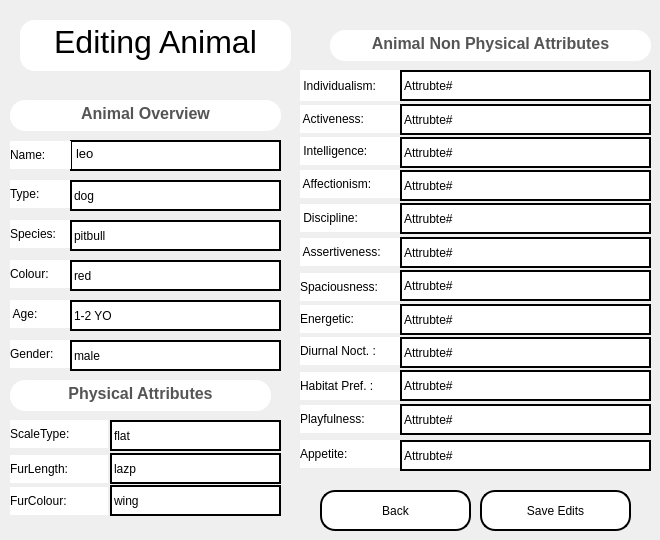
       <widget class="QWidget" name="detailsPage">
        <widget class="QGroupBox" name="animalInfoDetailsBox">
         <property name="geometry">
          <rect>
           <x>10</x>
           <y>120</y>
           <width>281</width>
           <height>261</height>
          </rect>
         </property>
         <property name="styleSheet">
          <string notr="true">border:none</string>
         </property>
         <property name="title">
          <string/>
         </property>
         <widget class="QTextEdit" name="animalNameDetail">
          <property name="geometry">
           <rect>
            <x>60</x>
            <y>20</y>
            <width>211</width>
            <height>31</height>
           </rect>
          </property>
          <property name="styleSheet">
           <string notr="true">#animalNameDetail{

	background:white;
	border: 2px solid black;
}</string>
          </property>
          <property name="readOnly">
           <bool>true</bool>
          </property>
          <property name="html">
           <string>&lt;!DOCTYPE HTML PUBLIC &quot;-//W3C//DTD HTML 4.0//EN&quot; &quot;http://www.w3.org/TR/REC-html40/strict.dtd&quot;&gt;
&lt;html&gt;&lt;head&gt;&lt;meta name=&quot;qrichtext&quot; content=&quot;1&quot; /&gt;&lt;style type=&quot;text/css&quot;&gt;
p, li { white-space: pre-wrap; }
&lt;/style&gt;&lt;/head&gt;&lt;body style=&quot; font-family:'Sans'; font-size:10pt; font-weight:400; font-style:normal;&quot;&gt;
&lt;p style=&quot; margin-top:0px; margin-bottom:0px; margin-left:0px; margin-right:0px; -qt-block-indent:0; text-indent:0px;&quot;&gt;leo&lt;/p&gt;&lt;/body&gt;&lt;/html&gt;</string>
          </property>
         </widget>
         <widget class="QLabel" name="nameAnimalDetailLabel">
          <property name="geometry">
           <rect>
            <x>0</x>
            <y>21</y>
            <width>61</width>
            <height>28</height>
           </rect>
          </property>
          <property name="styleSheet">
           <string notr="true">background: white;

</string>
          </property>
          <property name="text">
           <string>Name:</string>
          </property>
         </widget>
         <widget class="QLabel" name="animalTypeDetailLabel">
          <property name="geometry">
           <rect>
            <x>0</x>
            <y>60</y>
            <width>61</width>
            <height>28</height>
           </rect>
          </property>
          <property name="styleSheet">
           <string notr="true">background: white;

</string>
          </property>
          <property name="text">
           <string>Type:</string>
          </property>
         </widget>
         <widget class="QLabel" name="animalSpeciesDetailLabel">
          <property name="geometry">
           <rect>
            <x>0</x>
            <y>100</y>
            <width>61</width>
            <height>28</height>
           </rect>
          </property>
          <property name="styleSheet">
           <string notr="true">background: white;

</string>
          </property>
          <property name="text">
           <string>Species:</string>
          </property>
         </widget>
         <widget class="QLabel" name="animalColourDetailLabel">
          <property name="geometry">
           <rect>
            <x>0</x>
            <y>140</y>
            <width>61</width>
            <height>28</height>
           </rect>
          </property>
          <property name="styleSheet">
           <string notr="true">background: white;

</string>
          </property>
          <property name="text">
           <string>Colour:</string>
          </property>
         </widget>
         <widget class="QLabel" name="animalAgeDetailLabel">
          <property name="geometry">
           <rect>
            <x>0</x>
            <y>180</y>
            <width>61</width>
            <height>28</height>
           </rect>
          </property>
          <property name="styleSheet">
           <string notr="true">background: white;

</string>
          </property>
          <property name="text">
           <string> Age:</string>
          </property>
         </widget>
         <widget class="QLabel" name="animalGenderDetailLabel">
          <property name="geometry">
           <rect>
            <x>0</x>
            <y>220</y>
            <width>61</width>
            <height>28</height>
           </rect>
          </property>
          <property name="styleSheet">
           <string notr="true">background: white;

</string>
          </property>
          <property name="text">
           <string>Gender:</string>
          </property>
         </widget>
         <widget class="QLineEdit" name="animalColourDetail">
          <property name="geometry">
           <rect>
            <x>60</x>
            <y>140</y>
            <width>211</width>
            <height>31</height>
           </rect>
          </property>
          <property name="styleSheet">
           <string notr="true">#animalColourDetail{

	background:white;
	border: 2px solid black;
}</string>
          </property>
          <property name="text">
           <string>red</string>
          </property>
         </widget>
         <widget class="QLineEdit" name="animalTypeDetail">
          <property name="geometry">
           <rect>
            <x>60</x>
            <y>60</y>
            <width>211</width>
            <height>31</height>
           </rect>
          </property>
          <property name="styleSheet">
           <string notr="true">#animalTypeDetail{

	background:white;
	border: 2px solid black;
}</string>
          </property>
          <property name="text">
           <string>dog</string>
          </property>
         </widget>
         <widget class="QLineEdit" name="animalSpeciesDetail">
          <property name="geometry">
           <rect>
            <x>60</x>
            <y>100</y>
            <width>211</width>
            <height>31</height>
           </rect>
          </property>
          <property name="styleSheet">
           <string notr="true">#animalSpeciesDetail{

	background:white;
	border: 2px solid black;
}</string>
          </property>
          <property name="text">
           <string>pitbull</string>
          </property>
         </widget>
         <widget class="QLineEdit" name="animalAgeDetail">
          <property name="geometry">
           <rect>
            <x>60</x>
            <y>180</y>
            <width>211</width>
            <height>31</height>
           </rect>
          </property>
          <property name="styleSheet">
           <string notr="true">#animalAgeDetail{

	background:white;
	border: 2px solid black;
}</string>
          </property>
          <property name="text">
           <string>1-2 YO</string>
          </property>
         </widget>
         <widget class="QLineEdit" name="animalGenderDetail">
          <property name="geometry">
           <rect>
            <x>60</x>
            <y>220</y>
            <width>211</width>
            <height>31</height>
           </rect>
          </property>
          <property name="styleSheet">
           <string notr="true">#animalGenderDetail{

	background:white;
	border: 2px solid black;
}</string>
          </property>
          <property name="text">
           <string>male</string>
          </property>
         </widget>
        </widget>
        <widget class="QGroupBox" name="animalPhysicalAttrBox">
         <property name="geometry">
          <rect>
           <x>10</x>
           <y>380</y>
           <width>281</width>
           <height>141</height>
          </rect>
         </property>
         <property name="styleSheet">
          <string notr="true">border:none</string>
         </property>
         <property name="title">
          <string/>
         </property>
         <widget class="QTextBrowser" name="animalHeadLineAttrbView">
          <property name="geometry">
           <rect>
            <x>0</x>
            <y>0</y>
            <width>261</width>
            <height>31</height>
           </rect>
          </property>
          <property name="styleSheet">
           <string notr="true">border: none;
background: white;
border-radius:15px;</string>
          </property>
          <property name="html">
           <string>&lt;!DOCTYPE HTML PUBLIC &quot;-//W3C//DTD HTML 4.0//EN&quot; &quot;http://www.w3.org/TR/REC-html40/strict.dtd&quot;&gt;
&lt;html&gt;&lt;head&gt;&lt;meta name=&quot;qrichtext&quot; content=&quot;1&quot; /&gt;&lt;style type=&quot;text/css&quot;&gt;
p, li { white-space: pre-wrap; }
&lt;/style&gt;&lt;/head&gt;&lt;body style=&quot; font-family:'Sans'; font-size:10pt; font-weight:400; font-style:normal;&quot;&gt;
&lt;p align=&quot;center&quot; style=&quot; margin-top:0px; margin-bottom:0px; margin-left:0px; margin-right:0px; -qt-block-indent:0; text-indent:0px;&quot;&gt;&lt;span style=&quot; font-size:12pt; font-weight:600; color:#555555;&quot;&gt;Physical Attributes&lt;/span&gt;&lt;/p&gt;&lt;/body&gt;&lt;/html&gt;</string>
          </property>
         </widget>
         <widget class="QLabel" name="beakColourLabel">
          <property name="geometry">
           <rect>
            <x>0</x>
            <y>107</y>
            <width>98</width>
            <height>28</height>
           </rect>
          </property>
          <property name="styleSheet">
           <string notr="true">background: white;

</string>
          </property>
          <property name="text">
           <string>BeakColour:</string>
          </property>
         </widget>
         <widget class="QLabel" name="bodyLengthLabel">
          <property name="geometry">
           <rect>
            <x>0</x>
            <y>107</y>
            <width>98</width>
            <height>28</height>
           </rect>
          </property>
          <property name="styleSheet">
           <string notr="true">background: white;

</string>
          </property>
          <property name="text">
           <string>BodyLength:</string>
          </property>
         </widget>
         <widget class="QLabel" name="furColourLabel">
          <property name="geometry">
           <rect>
            <x>0</x>
            <y>107</y>
            <width>98</width>
            <height>28</height>
           </rect>
          </property>
          <property name="styleSheet">
           <string notr="true">background: white;

</string>
          </property>
          <property name="text">
           <string>FurColour:</string>
          </property>
         </widget>
         <widget class="QLabel" name="beakLengthLabel">
          <property name="geometry">
           <rect>
            <x>0</x>
            <y>40</y>
            <width>98</width>
            <height>28</height>
           </rect>
          </property>
          <property name="styleSheet">
           <string notr="true">background: white;

</string>
          </property>
          <property name="text">
           <string>BeakLength:</string>
          </property>
         </widget>
         <widget class="QLabel" name="buildLabel">
          <property name="geometry">
           <rect>
            <x>0</x>
            <y>40</y>
            <width>98</width>
            <height>28</height>
           </rect>
          </property>
          <property name="styleSheet">
           <string notr="true">background: white;

</string>
          </property>
          <property name="text">
           <string>Build:</string>
          </property>
         </widget>
         <widget class="QLabel" name="finnsizeLabel">
          <property name="geometry">
           <rect>
            <x>0</x>
            <y>40</y>
            <width>98</width>
            <height>28</height>
           </rect>
          </property>
          <property name="styleSheet">
           <string notr="true">background: white;

</string>
          </property>
          <property name="text">
           <string>FinnSize:</string>
          </property>
         </widget>
         <widget class="QLabel" name="scaleTypeLabel">
          <property name="geometry">
           <rect>
            <x>0</x>
            <y>40</y>
            <width>98</width>
            <height>28</height>
           </rect>
          </property>
          <property name="styleSheet">
           <string notr="true">background: white;

</string>
          </property>
          <property name="text">
           <string>ScaleType:</string>
          </property>
         </widget>
         <widget class="QLabel" name="bodyPatternLabel">
          <property name="geometry">
           <rect>
            <x>0</x>
            <y>75</y>
            <width>98</width>
            <height>28</height>
           </rect>
          </property>
          <property name="styleSheet">
           <string notr="true">background: white;

</string>
          </property>
          <property name="text">
           <string>BodyPattern:</string>
          </property>
         </widget>
         <widget class="QLabel" name="wingSpanLabel">
          <property name="geometry">
           <rect>
            <x>0</x>
            <y>75</y>
            <width>98</width>
            <height>28</height>
           </rect>
          </property>
          <property name="styleSheet">
           <string notr="true">background: white;

</string>
          </property>
          <property name="text">
           <string>WingSpan:</string>
          </property>
         </widget>
         <widget class="QLabel" name="furLengthLabel">
          <property name="geometry">
           <rect>
            <x>0</x>
            <y>75</y>
            <width>98</width>
            <height>28</height>
           </rect>
          </property>
          <property name="styleSheet">
           <string notr="true">background: white;

</string>
          </property>
          <property name="text">
           <string>FurLength:</string>
          </property>
         </widget>
         <widget class="QLineEdit" name="animalAttributeOneField">
          <property name="geometry">
           <rect>
            <x>100</x>
            <y>40</y>
            <width>171</width>
            <height>31</height>
           </rect>
          </property>
          <property name="styleSheet">
           <string notr="true">#animalAttributeOneField{

	background:white;
	border: 2px solid black;
}</string>
          </property>
          <property name="text">
           <string>flat</string>
          </property>
         </widget>
         <widget class="QLineEdit" name="animalAttributeTwoField">
          <property name="geometry">
           <rect>
            <x>100</x>
            <y>73</y>
            <width>171</width>
            <height>31</height>
           </rect>
          </property>
          <property name="styleSheet">
           <string notr="true">#animalAttributeTwoField{

	background:white;
	border: 2px solid black;
}</string>
          </property>
          <property name="text">
           <string>lazp</string>
          </property>
         </widget>
         <widget class="QLineEdit" name="animalAttributeThreeField">
          <property name="geometry">
           <rect>
            <x>100</x>
            <y>105</y>
            <width>171</width>
            <height>31</height>
           </rect>
          </property>
          <property name="styleSheet">
           <string notr="true">#animalAttributeThreeField{

	background:white;
	border: 2px solid black;
}</string>
          </property>
          <property name="text">
           <string>wing</string>
          </property>
         </widget>
        </widget>
        <widget class="QGroupBox" name="animalNonPhysicalAttrBox">
         <property name="geometry">
          <rect>
           <x>290</x>
           <y>60</y>
           <width>361</width>
           <height>421</height>
          </rect>
         </property>
         <property name="styleSheet">
          <string notr="true">border:none</string>
         </property>
         <property name="title">
          <string/>
         </property>
         <widget class="QLabel" name="animalNonPhysLabel1">
          <property name="geometry">
           <rect>
            <x>10</x>
            <y>10</y>
            <width>101</width>
            <height>31</height>
           </rect>
          </property>
          <property name="styleSheet">
           <string notr="true">background: white;

</string>
          </property>
          <property name="text">
           <string> Individualism:</string>
          </property>
         </widget>
         <widget class="QLabel" name="animalNonPhysLabel2">
          <property name="geometry">
           <rect>
            <x>10</x>
            <y>45</y>
            <width>101</width>
            <height>28</height>
           </rect>
          </property>
          <property name="styleSheet">
           <string notr="true">background: white;

</string>
          </property>
          <property name="text">
           <string> Activeness:</string>
          </property>
         </widget>
         <widget class="QLabel" name="animalNonPhysLabel3">
          <property name="geometry">
           <rect>
            <x>10</x>
            <y>77</y>
            <width>101</width>
            <height>28</height>
           </rect>
          </property>
          <property name="styleSheet">
           <string notr="true">background: white;

</string>
          </property>
          <property name="text">
           <string> Intelligence:</string>
          </property>
         </widget>
         <widget class="QLabel" name="animalNonPhysLabel4">
          <property name="geometry">
           <rect>
            <x>10</x>
            <y>110</y>
            <width>101</width>
            <height>28</height>
           </rect>
          </property>
          <property name="styleSheet">
           <string notr="true">background: white;

</string>
          </property>
          <property name="text">
           <string> Affectionism:</string>
          </property>
         </widget>
         <widget class="QLabel" name="animalNonPhysLabel5">
          <property name="geometry">
           <rect>
            <x>10</x>
            <y>144</y>
            <width>101</width>
            <height>28</height>
           </rect>
          </property>
          <property name="styleSheet">
           <string notr="true">background: white;

</string>
          </property>
          <property name="text">
           <string> Discipline:</string>
          </property>
         </widget>
         <widget class="QLabel" name="animalNonPhysLabel6">
          <property name="geometry">
           <rect>
            <x>10</x>
            <y>178</y>
            <width>101</width>
            <height>28</height>
           </rect>
          </property>
          <property name="styleSheet">
           <string notr="true">background: white;

</string>
          </property>
          <property name="text">
           <string> Assertiveness:</string>
          </property>
         </widget>
         <widget class="QLabel" name="animalNonPhysLabel9">
          <property name="geometry">
           <rect>
            <x>10</x>
            <y>245</y>
            <width>101</width>
            <height>28</height>
           </rect>
          </property>
          <property name="styleSheet">
           <string notr="true">background: white;

</string>
          </property>
          <property name="text">
           <string>Energetic:</string>
          </property>
         </widget>
         <widget class="QLabel" name="animalNonPhysLabel8">
          <property name="geometry">
           <rect>
            <x>10</x>
            <y>213</y>
            <width>101</width>
            <height>28</height>
           </rect>
          </property>
          <property name="styleSheet">
           <string notr="true">background: white;

</string>
          </property>
          <property name="text">
           <string>Spaciousness:</string>
          </property>
         </widget>
         <widget class="QLabel" name="animalNonPhysLabel10">
          <property name="geometry">
           <rect>
            <x>10</x>
            <y>277</y>
            <width>101</width>
            <height>28</height>
           </rect>
          </property>
          <property name="styleSheet">
           <string notr="true">background: white;

</string>
          </property>
          <property name="text">
           <string>Diurnal Noct. :</string>
          </property>
         </widget>
         <widget class="QLabel" name="animalNonPhysLabel11">
          <property name="geometry">
           <rect>
            <x>10</x>
            <y>312</y>
            <width>101</width>
            <height>28</height>
           </rect>
          </property>
          <property name="styleSheet">
           <string notr="true">background: white;

</string>
          </property>
          <property name="text">
           <string>Habitat Pref. :</string>
          </property>
         </widget>
         <widget class="QLabel" name="animalNonPhysLabel12">
          <property name="geometry">
           <rect>
            <x>10</x>
            <y>345</y>
            <width>101</width>
            <height>28</height>
           </rect>
          </property>
          <property name="styleSheet">
           <string notr="true">background: white;

</string>
          </property>
          <property name="text">
           <string>Playfulness:</string>
          </property>
         </widget>
         <widget class="QLabel" name="animalNonPhysLabel12_2">
          <property name="geometry">
           <rect>
            <x>10</x>
            <y>380</y>
            <width>101</width>
            <height>28</height>
           </rect>
          </property>
          <property name="styleSheet">
           <string notr="true">background: white;

</string>
          </property>
          <property name="text">
           <string>Appetite: </string>
          </property>
         </widget>
         <widget class="QLineEdit" name="animalNonPhysicalAttr1">
          <property name="geometry">
           <rect>
            <x>110</x>
            <y>10</y>
            <width>251</width>
            <height>31</height>
           </rect>
          </property>
          <property name="styleSheet">
           <string notr="true">#animalNonPhysicalAttr1{

	background:white;
	border: 2px solid black;
}</string>
          </property>
          <property name="text">
           <string>Attrubte#</string>
          </property>
         </widget>
         <widget class="QLineEdit" name="animalNonPhysicalAttr2">
          <property name="geometry">
           <rect>
            <x>110</x>
            <y>44</y>
            <width>251</width>
            <height>31</height>
           </rect>
          </property>
          <property name="styleSheet">
           <string notr="true">#animalNonPhysicalAttr2{

	background:white;
	border: 2px solid black;
}</string>
          </property>
          <property name="text">
           <string>Attrubte#</string>
          </property>
         </widget>
         <widget class="QLineEdit" name="animalNonPhysicalAttr3">
          <property name="geometry">
           <rect>
            <x>110</x>
            <y>77</y>
            <width>251</width>
            <height>31</height>
           </rect>
          </property>
          <property name="styleSheet">
           <string notr="true">#animalNonPhysicalAttr3{

	background:white;
	border: 2px solid black;
}</string>
          </property>
          <property name="text">
           <string>Attrubte#</string>
          </property>
         </widget>
         <widget class="QLineEdit" name="animalNonPhysicalAttr4">
          <property name="geometry">
           <rect>
            <x>110</x>
            <y>110</y>
            <width>251</width>
            <height>31</height>
           </rect>
          </property>
          <property name="styleSheet">
           <string notr="true">#animalNonPhysicalAttr4{

	background:white;
	border: 2px solid black;
}</string>
          </property>
          <property name="text">
           <string>Attrubte#</string>
          </property>
         </widget>
         <widget class="QLineEdit" name="animalNonPhysicalAttr5">
          <property name="geometry">
           <rect>
            <x>110</x>
            <y>143</y>
            <width>251</width>
            <height>31</height>
           </rect>
          </property>
          <property name="styleSheet">
           <string notr="true">#animalNonPhysicalAttr5{

	background:white;
	border: 2px solid black;
}</string>
          </property>
          <property name="text">
           <string>Attrubte#</string>
          </property>
         </widget>
         <widget class="QLineEdit" name="animalNonPhysicalAttr6">
          <property name="geometry">
           <rect>
            <x>110</x>
            <y>177</y>
            <width>251</width>
            <height>31</height>
           </rect>
          </property>
          <property name="styleSheet">
           <string notr="true">#animalNonPhysicalAttr6{

	background:white;
	border: 2px solid black;
}</string>
          </property>
          <property name="text">
           <string>Attrubte#</string>
          </property>
         </widget>
         <widget class="QLineEdit" name="animalNonPhysicalAttr7">
          <property name="geometry">
           <rect>
            <x>110</x>
            <y>210</y>
            <width>251</width>
            <height>31</height>
           </rect>
          </property>
          <property name="styleSheet">
           <string notr="true">#animalNonPhysicalAttr7{

	background:white;
	border: 2px solid black;
}</string>
          </property>
          <property name="text">
           <string>Attrubte#</string>
          </property>
         </widget>
         <widget class="QLineEdit" name="animalNonPhysicalAttr8">
          <property name="geometry">
           <rect>
            <x>110</x>
            <y>244</y>
            <width>251</width>
            <height>31</height>
           </rect>
          </property>
          <property name="styleSheet">
           <string notr="true">#animalNonPhysicalAttr8{

	background:white;
	border: 2px solid black;
}</string>
          </property>
          <property name="text">
           <string>Attrubte#</string>
          </property>
         </widget>
         <widget class="QLineEdit" name="animalNonPhysicalAttr9">
          <property name="geometry">
           <rect>
            <x>110</x>
            <y>277</y>
            <width>251</width>
            <height>31</height>
           </rect>
          </property>
          <property name="styleSheet">
           <string notr="true">#animalNonPhysicalAttr9{

	background:white;
	border: 2px solid black;
}</string>
          </property>
          <property name="text">
           <string>Attrubte#</string>
          </property>
         </widget>
         <widget class="QLineEdit" name="animalNonPhysicalAttr10">
          <property name="geometry">
           <rect>
            <x>110</x>
            <y>310</y>
            <width>251</width>
            <height>31</height>
           </rect>
          </property>
          <property name="styleSheet">
           <string notr="true">#animalNonPhysicalAttr10{

	background:white;
	border: 2px solid black;
}</string>
          </property>
          <property name="text">
           <string>Attrubte#</string>
          </property>
         </widget>
         <widget class="QLineEdit" name="animalNonPhysicalAttr11">
          <property name="geometry">
           <rect>
            <x>110</x>
            <y>344</y>
            <width>251</width>
            <height>31</height>
           </rect>
          </property>
          <property name="styleSheet">
           <string notr="true">#animalNonPhysicalAttr11{

	background:white;
	border: 2px solid black;
}</string>
          </property>
          <property name="text">
           <string>Attrubte#</string>
          </property>
         </widget>
         <widget class="QLineEdit" name="animalNonPhysicalAttr12">
          <property name="geometry">
           <rect>
            <x>110</x>
            <y>380</y>
            <width>251</width>
            <height>31</height>
           </rect>
          </property>
          <property name="styleSheet">
           <string notr="true">#animalNonPhysicalAttr12{

	background:white;
	border: 2px solid black;
}</string>
          </property>
          <property name="text">
           <string>Attrubte#</string>
          </property>
         </widget>
        </widget>
        <widget class="QPushButton" name="backViewAnimalsBtn">
         <property name="geometry">
          <rect>
           <x>320</x>
           <y>490</y>
           <width>151</width>
           <height>41</height>
          </rect>
         </property>
         <property name="cursor">
          <cursorShape>PointingHandCursor</cursorShape>
         </property>
         <property name="styleSheet">
          <string notr="true">#backViewAnimalsBtn{

border: 2px solid black;
border-radius: 15px;
background:white;
}

#backViewAnimalsBtn:hover{

	background:  qlineargradient( x1:0 y1:0, x2:1 y2:0, stop:0 #ffeaa7, stop:1 #fab1a0);
	color:#555;
}






</string>
         </property>
         <property name="text">
          <string>Back</string>
         </property>
        </widget>
        <widget class="QTextBrowser" name="animalOverViewHeadLine_2">
         <property name="geometry">
          <rect>
           <x>330</x>
           <y>30</y>
           <width>321</width>
           <height>31</height>
          </rect>
         </property>
         <property name="styleSheet">
          <string notr="true">border: none;
background: white;
border-radius:15px;</string>
         </property>
         <property name="html">
          <string>&lt;!DOCTYPE HTML PUBLIC &quot;-//W3C//DTD HTML 4.0//EN&quot; &quot;http://www.w3.org/TR/REC-html40/strict.dtd&quot;&gt;
&lt;html&gt;&lt;head&gt;&lt;meta name=&quot;qrichtext&quot; content=&quot;1&quot; /&gt;&lt;style type=&quot;text/css&quot;&gt;
p, li { white-space: pre-wrap; }
&lt;/style&gt;&lt;/head&gt;&lt;body style=&quot; font-family:'Sans'; font-size:10pt; font-weight:400; font-style:normal;&quot;&gt;
&lt;p align=&quot;center&quot; style=&quot; margin-top:0px; margin-bottom:0px; margin-left:0px; margin-right:0px; -qt-block-indent:0; text-indent:0px;&quot;&gt;&lt;span style=&quot; font-size:12pt; font-weight:600; color:#555555;&quot;&gt;Animal Non Physical Attributes&lt;/span&gt;&lt;/p&gt;&lt;/body&gt;&lt;/html&gt;</string>
         </property>
        </widget>
        <widget class="QPushButton" name="saveAnimalsEditsBtn">
         <property name="geometry">
          <rect>
           <x>480</x>
           <y>490</y>
           <width>151</width>
           <height>41</height>
          </rect>
         </property>
         <property name="cursor">
          <cursorShape>PointingHandCursor</cursorShape>
         </property>
         <property name="styleSheet">
          <string notr="true">#saveAnimalsEditsBtn{

border: 2px solid black;
border-radius: 15px;
background:white;
}

#saveAnimalsEditsBtn:hover{

	background:  qlineargradient( x1:0 y1:0, x2:1 y2:0, stop:0 #ffeaa7, stop:1 #fab1a0);
	color:#555;
}






</string>
         </property>
         <property name="text">
          <string>Save Edits</string>
         </property>
        </widget>
        <widget class="QTextBrowser" name="animalOverViewHeadLine">
         <property name="geometry">
          <rect>
           <x>10</x>
           <y>100</y>
           <width>271</width>
           <height>31</height>
          </rect>
         </property>
         <property name="styleSheet">
          <string notr="true">border: none;
background: white;
border-radius:15px;</string>
         </property>
         <property name="html">
          <string>&lt;!DOCTYPE HTML PUBLIC &quot;-//W3C//DTD HTML 4.0//EN&quot; &quot;http://www.w3.org/TR/REC-html40/strict.dtd&quot;&gt;
&lt;html&gt;&lt;head&gt;&lt;meta name=&quot;qrichtext&quot; content=&quot;1&quot; /&gt;&lt;style type=&quot;text/css&quot;&gt;
p, li { white-space: pre-wrap; }
&lt;/style&gt;&lt;/head&gt;&lt;body style=&quot; font-family:'Sans'; font-size:10pt; font-weight:400; font-style:normal;&quot;&gt;
&lt;p align=&quot;center&quot; style=&quot; margin-top:0px; margin-bottom:0px; margin-left:0px; margin-right:0px; -qt-block-indent:0; text-indent:0px;&quot;&gt;&lt;span style=&quot; font-size:12pt; font-weight:600; color:#555555;&quot;&gt;Animal Overview&lt;/span&gt;&lt;/p&gt;&lt;/body&gt;&lt;/html&gt;</string>
         </property>
        </widget>
        <widget class="QTextBrowser" name="animalViewTitle">
         <property name="geometry">
          <rect>
           <x>20</x>
           <y>20</y>
           <width>271</width>
           <height>51</height>
          </rect>
         </property>
         <property name="styleSheet">
          <string notr="true">border: none;
background: white;
border-radius:15px;</string>
         </property>
         <property name="verticalScrollBarPolicy">
          <enum>Qt::ScrollBarAlwaysOff</enum>
         </property>
         <property name="html">
          <string>&lt;!DOCTYPE HTML PUBLIC &quot;-//W3C//DTD HTML 4.0//EN&quot; &quot;http://www.w3.org/TR/REC-html40/strict.dtd&quot;&gt;
&lt;html&gt;&lt;head&gt;&lt;meta name=&quot;qrichtext&quot; content=&quot;1&quot; /&gt;&lt;style type=&quot;text/css&quot;&gt;
p, li { white-space: pre-wrap; }
&lt;/style&gt;&lt;/head&gt;&lt;body style=&quot; font-family:'Sans'; font-size:10pt; font-weight:400; font-style:normal;&quot;&gt;
&lt;p align=&quot;center&quot; style=&quot; margin-top:0px; margin-bottom:0px; margin-left:0px; margin-right:0px; -qt-block-indent:0; text-indent:0px;&quot;&gt;&lt;span style=&quot; font-size:26pt;&quot;&gt;Animal Details&lt;/span&gt;&lt;/p&gt;&lt;/body&gt;&lt;/html&gt;</string>
         </property>
        </widget>
        <widget class="QTextBrowser" name="animalEditTitle">
         <property name="geometry">
          <rect>
           <x>20</x>
           <y>20</y>
           <width>271</width>
           <height>51</height>
          </rect>
         </property>
         <property name="styleSheet">
          <string notr="true">border: none;
background: white;
border-radius:15px;</string>
         </property>
         <property name="verticalScrollBarPolicy">
          <enum>Qt::ScrollBarAlwaysOff</enum>
         </property>
         <property name="html">
          <string>&lt;!DOCTYPE HTML PUBLIC &quot;-//W3C//DTD HTML 4.0//EN&quot; &quot;http://www.w3.org/TR/REC-html40/strict.dtd&quot;&gt;
&lt;html&gt;&lt;head&gt;&lt;meta name=&quot;qrichtext&quot; content=&quot;1&quot; /&gt;&lt;style type=&quot;text/css&quot;&gt;
p, li { white-space: pre-wrap; }
&lt;/style&gt;&lt;/head&gt;&lt;body style=&quot; font-family:'Sans'; font-size:10pt; font-weight:400; font-style:normal;&quot;&gt;
&lt;p align=&quot;center&quot; style=&quot; margin-top:0px; margin-bottom:0px; margin-left:0px; margin-right:0px; -qt-block-indent:0; text-indent:0px;&quot;&gt;&lt;span style=&quot; font-size:24pt;&quot;&gt;Editing Animal&lt;/span&gt;&lt;/p&gt;&lt;/body&gt;&lt;/html&gt;</string>
         </property>
        </widget>
       </widget>
